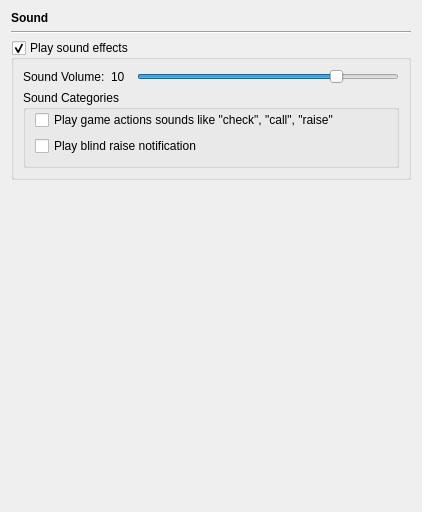
       <widget class="QWidget" name="page_6">
        <layout class="QGridLayout">
         <item row="0" column="0">
          <widget class="QLabel" name="label_26">
           <property name="styleSheet">
            <string notr="true">QLabel { font-weight: bold;  }</string>
           </property>
           <property name="text">
            <string>Sound</string>
           </property>
          </widget>
         </item>
         <item row="1" column="0">
          <widget class="Line" name="line_8">
           <property name="orientation">
            <enum>Qt::Horizontal</enum>
           </property>
          </widget>
         </item>
         <item row="2" column="0">
          <widget class="QGroupBox" name="groupBox_playSoundEffects">
           <property name="title">
            <string>Play sound effects</string>
           </property>
           <property name="checkable">
            <bool>true</bool>
           </property>
           <property name="checked">
            <bool>true</bool>
           </property>
           <layout class="QGridLayout">
            <item row="0" column="0">
             <layout class="QHBoxLayout">
              <property name="spacing">
               <number>6</number>
              </property>
              <property name="margin">
               <number>0</number>
              </property>
              <item>
               <widget class="QLabel" name="label_25">
                <property name="text">
                 <string>Sound Volume:</string>
                </property>
               </widget>
              </item>
              <item>
               <widget class="QLabel" name="label_soundVolume">
                <property name="minimumSize">
                 <size>
                  <width>20</width>
                  <height>0</height>
                 </size>
                </property>
                <property name="text">
                 <string>10</string>
                </property>
               </widget>
              </item>
              <item>
               <widget class="QSlider" name="horizontalSlider_soundVolume">
                <property name="minimum">
                 <number>1</number>
                </property>
                <property name="maximum">
                 <number>10</number>
                </property>
                <property name="value">
                 <number>8</number>
                </property>
                <property name="orientation">
                 <enum>Qt::Horizontal</enum>
                </property>
               </widget>
              </item>
             </layout>
            </item>
            <item row="1" column="0">
             <widget class="QGroupBox" name="groupBox_10">
              <property name="title">
               <string>Sound Categories </string>
              </property>
              <layout class="QGridLayout">
               <property name="topMargin">
                <number>0</number>
               </property>
               <item row="0" column="0">
                <widget class="QCheckBox" name="checkBox_playGameActions">
                 <property name="text">
                  <string>Play game actions sounds like &quot;check&quot;, &quot;call&quot;, &quot;raise&quot;</string>
                 </property>
                </widget>
               </item>
               <item row="1" column="0">
                <widget class="QCheckBox" name="checkBox_playBlindRaiseSound">
                 <property name="text">
                  <string>Play blind raise notification</string>
                 </property>
                </widget>
               </item>
              </layout>
             </widget>
            </item>
           </layout>
          </widget>
         </item>
         <item row="3" column="0">
          <spacer>
           <property name="orientation">
            <enum>Qt::Vertical</enum>
           </property>
           <property name="sizeHint" stdset="0">
            <size>
             <width>400</width>
             <height>321</height>
            </size>
           </property>
          </spacer>
         </item>
        </layout>
       </widget>
